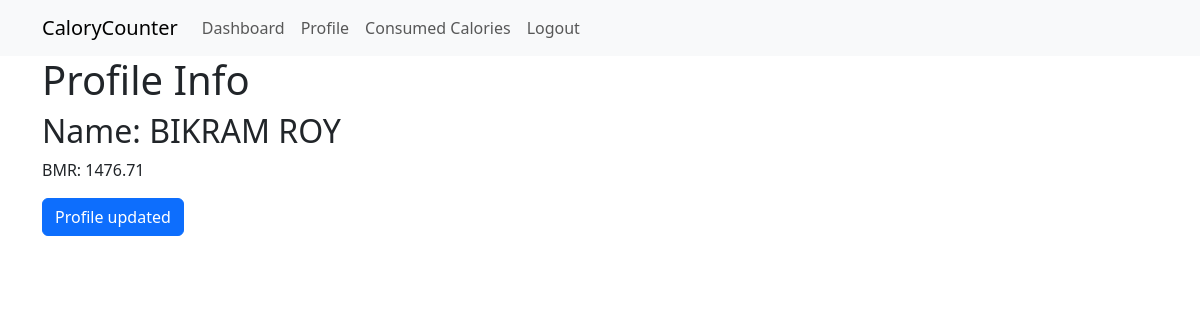
The page /profile/ (signed in) on the database as committed earlier.
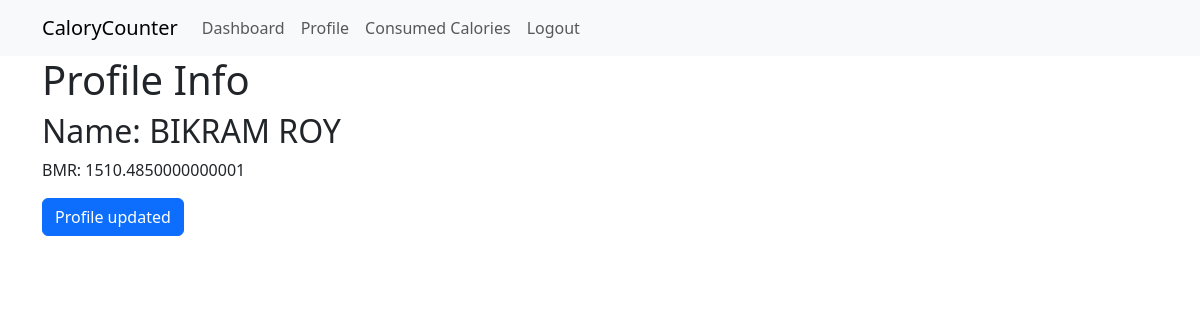
The same page on the database as committed later.
### CalorieCounter/models.py (models this page shows, shortened)
class User(AbstractUser):
   def __str__(self):
        return f"{self.username}"

class BasicInfoModel(models.Model):
    GENDER_TYPE =[
        ("Male", "Male"),
        ("Female", "Female")
    ]
    user = models.OneToOneField(User, on_delete=models.CASCADE, related_name='user_info', null=True)
    name = models.CharField(max_length=100, null=True)
    age = models.PositiveIntegerField(null=True)
    gender = models.CharField(choices=GENDER_TYPE, max_length=10, null=True)
    height = models.FloatField(null=True)
    weight = models.FloatField(null=True)
    bmr = models.FloatField(null=True)

### CalorieCounter/views.py (the view)
# urls.py: path('profile/', profile_page, name='profile_page'),
@login_required
def profile_page(request):
    return render(request, 'profile.html')

### CalorieCounter/templates/profile.html (shortened to what this page needs)
{% extends 'master/base.html' %}
{% block body %}
<div class="container">
    <h1>Profile Info</h1>
    <h2>Name: {{request.user.user_info.name}}</h2>
    <p>
        BMR: {{request.user.user_info.bmr}}
    </p>
    <a href="{% url 'update_profile' %}" class="btn btn-primary">Profile updated</a>
</div>
{% endblock body %}

Rows that differ between the two databases and show on the page:
changed through a linked row, User "BIKRAM ROY": user.user_info.bmr "1476.71" → "1510.4850000000001"
